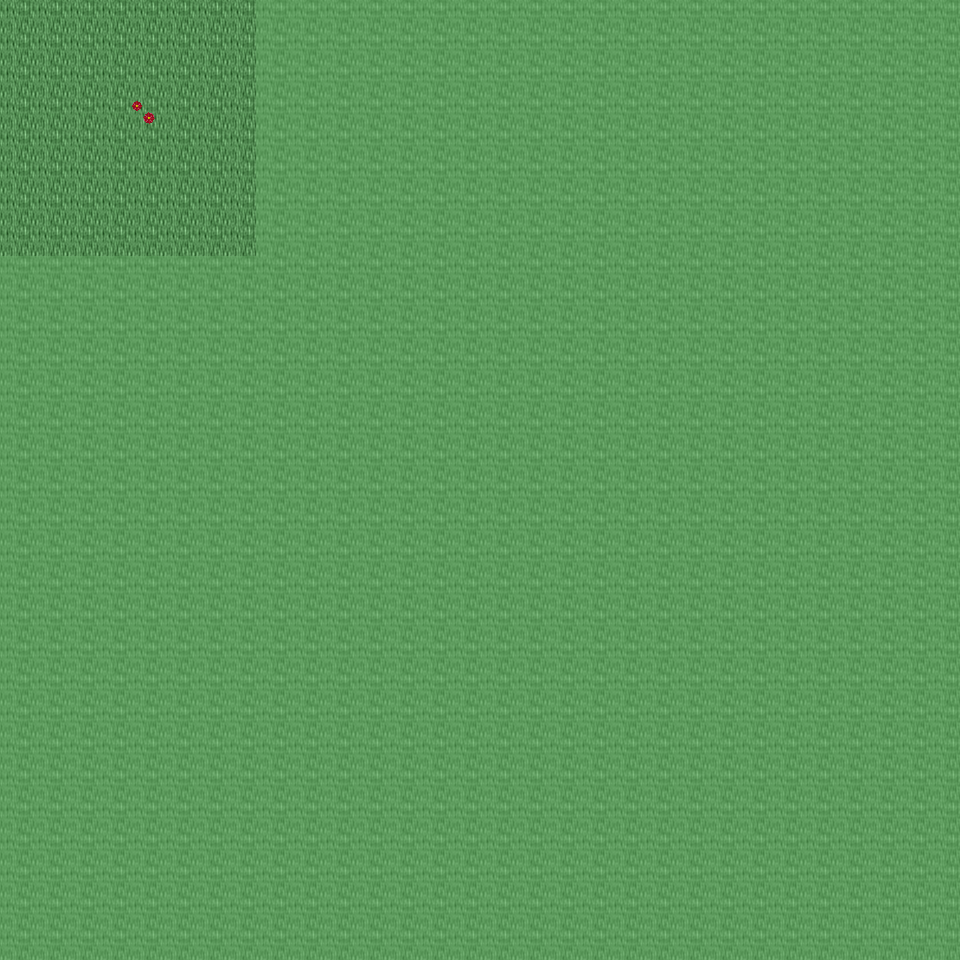

Below is a game level as drawn by its tile map, then a one-line description and the .tmx that defines it (tile-layer data replaced by summaries):
An orthogonal 30x30 tile map with 32x32 px tiles, 6 tile layers (Ground, Object, Object2, Above, ...), 30 tilesets and 2 objects (2x mapchange).

<map version="1.0" orientation="orthogonal" renderorder="right-down" width="30" height="30" tilewidth="32" tileheight="32" nextobjectid="3">
  <tileset firstgid="1" name="tileset_ground_ground" tilewidth="32" tileheight="32" tilecount="33" columns="3">
    <image source="../drawable/tileset_ground_ground.png" width="96" height="352" />
  </tileset>
  <tileset firstgid="34" name="tileset_ground_ridge_earth_dark" tilewidth="32" tileheight="32" tilecount="96" columns="12">
    <image source="../drawable/tileset_ground_ridge_earth_dark.png" width="384" height="256" />
  </tileset>
  <tileset firstgid="130" name="tileset_ground_ridge_earth_pale" tilewidth="32" tileheight="32" tilecount="96" columns="12">
    <image source="../drawable/tileset_ground_ridge_earth_pale.png" width="384" height="256" />
  </tileset>
  <tileset firstgid="226" name="tileset_ground_earth_edges" tilewidth="32" tileheight="32" tilecount="18" columns="6">
    <image source="../drawable/tileset_ground_earth_edges.png" width="192" height="96" />
  </tileset>
  <tileset firstgid="244" name="tileset_ground_rock_pebbles" tilewidth="32" tileheight="32" tilecount="3" columns="1">
    <image source="../drawable/tileset_ground_rock_pebbles.png" width="32" height="96" />
  </tileset>
  <tileset firstgid="247" name="tileset_plant_grasses" tilewidth="32" tileheight="32" tilecount="6" columns="3">
    <image source="../drawable/tileset_plant_grasses.png" width="96" height="64" />
  </tileset>
  <tileset firstgid="253" name="tileset_plant_flower_daisy_yellow" tilewidth="32" tileheight="32" tilecount="8" columns="2">
    <image source="../drawable/tileset_plant_flower_daisy_yellow.png" width="64" height="128" />
  </tileset>
  <tileset firstgid="261" name="tileset_plant_bush_bushes" tilewidth="32" tileheight="32" tilecount="10" columns="5">
    <image source="../drawable/tileset_plant_bush_bushes.png" width="160" height="64" />
  </tileset>
  <tileset firstgid="271" name="tileset_plant_flower_daisy_red" tilewidth="32" tileheight="32" tilecount="8" columns="2">
    <image source="../drawable/tileset_plant_flower_daisy_red.png" width="64" height="128" />
  </tileset>
  <tileset firstgid="279" name="tileset_plant_tree_tree_darkgreen" tilewidth="32" tileheight="32" tilecount="88" columns="8">
    <image source="../drawable/tileset_plant_tree_tree_darkgreen.png" width="256" height="352" />
  </tileset>
  <tileset firstgid="367" name="tileset_plant_flower_daisy_blue" tilewidth="32" tileheight="32" tilecount="8" columns="2">
    <image source="../drawable/tileset_plant_flower_daisy_blue.png" width="64" height="128" />
  </tileset>
  <tileset firstgid="375" name="tileset_item_corpse_skull_pale" tilewidth="32" tileheight="32" tilecount="2" columns="2">
    <image source="../drawable/tileset_item_corpse_skull_pale.png" width="64" height="32" />
  </tileset>
  <tileset firstgid="377" name="tileset_plant_vine" tilewidth="32" tileheight="32" tilecount="3" columns="1">
    <image source="../drawable/tileset_plant_vine.png" width="32" height="96" />
  </tileset>
  <tileset firstgid="380" name="tileset_plant_flower_daisy_white" tilewidth="32" tileheight="32" tilecount="8" columns="2">
    <image source="../drawable/tileset_plant_flower_daisy_white.png" width="64" height="128" />
  </tileset>
  <tileset firstgid="388" name="tileset_item_corpse_huge_animal" tilewidth="32" tileheight="32" tilecount="16" columns="2">
    <image source="../drawable/tileset_item_corpse_huge_animal.png" width="64" height="256" />
  </tileset>
  <tileset firstgid="404" name="tileset_building_fence_fence_chunky" tilewidth="32" tileheight="32" tilecount="21" columns="3">
    <image source="../drawable/tileset_building_fence_fence_chunky.png" width="96" height="224" />
  </tileset>
  <tileset firstgid="425" name="tileset_ground_eye" tilewidth="32" tileheight="32" tilecount="9" columns="3">
    <image source="../drawable/tileset_ground_eye.png" width="96" height="96" />
  </tileset>
  <tileset firstgid="434" name="tileset_logic_collision" tilewidth="32" tileheight="32" tilecount="1" columns="1">
    <image source="../drawable/tileset_logic_collision.png" width="32" height="32" />
  </tileset>
  <tileset firstgid="435" name="tileset_plant_tree_taller_trees" tilewidth="32" tileheight="32" tilecount="32" columns="8">
    <image source="../drawable/tileset_plant_tree_taller_trees.png" width="256" height="128" />
  </tileset>
  <tileset firstgid="467" name="tileset_plant_tree_spruce" tilewidth="32" tileheight="32" tilecount="6" columns="2">
    <image source="../drawable/tileset_plant_tree_spruce.png" width="64" height="96" />
  </tileset>
  <tileset firstgid="473" name="tileset_ground_blue_paving" tilewidth="32" tileheight="32" tilecount="2" columns="1">
    <image source="../drawable/tileset_ground_blue_paving.png" width="32" height="64" />
  </tileset>
  <tileset firstgid="475" name="tileset_ground_grass_edges" tilewidth="32" tileheight="32" tilecount="36" columns="12">
    <image source="../drawable/tileset_ground_grass_edges.png" width="384" height="96" />
  </tileset>
  <tileset firstgid="511" name="tileset_ground_grass_corners" tilewidth="32" tileheight="32" tilecount="24" columns="6">
    <image source="../drawable/tileset_ground_grass_corners.png" width="192" height="128" />
  </tileset>
  <tileset firstgid="535" name="tileset_building_house_pink_blue" tilewidth="32" tileheight="32" tilecount="99" columns="11">
    <image source="../drawable/tileset_building_house_pink_blue.png" width="352" height="288" />
  </tileset>
  <tileset firstgid="634" name="tileset_building_fence_stone_fence_white" tilewidth="32" tileheight="32" tilecount="9" columns="3">
    <image source="../drawable/tileset_building_fence_stone_fence_white.png" width="96" height="96" />
  </tileset>
  <tileset firstgid="643" name="tileset_plant_tree_pine_tree" tilewidth="32" tileheight="32" tilecount="20" columns="4">
    <image source="../drawable/tileset_plant_tree_pine_tree.png" width="128" height="160" />
  </tileset>
  <tileset firstgid="663" name="tileset_furniture_chair_bench_wooden" tilewidth="32" tileheight="32" tilecount="8" columns="2">
    <image source="../drawable/tileset_furniture_chair_bench_wooden.png" width="64" height="128" />
  </tileset>
  <tileset firstgid="671" name="tileset_item_postbox" tilewidth="32" tileheight="32" tilecount="4" columns="2">
    <image source="../drawable/tileset_item_postbox.png" width="64" height="64" />
  </tileset>
  <tileset firstgid="675" name="tileset_furniture_light_lamp_blue" tilewidth="32" tileheight="32" tilecount="3" columns="1">
    <image source="../drawable/tileset_furniture_light_lamp_blue.png" width="32" height="96" />
  </tileset>
  <tileset firstgid="678" name="tileset_plant_bushes_and_trees" tilewidth="32" tileheight="32" tilecount="144" columns="16">
    <image source="../drawable/tileset_plant_bushes_and_trees.png" width="512" height="289" />
  </tileset>
  <layer name="Ground" width="30" height="30">
    <data>[900 cells, 218 non-empty, 1 distinct tile ids]</data>
  </layer>
  <layer name="Object" width="30" height="30">
    <data>[900 cells, 0 non-empty, 0 distinct tile ids]</data>
  </layer>
  <layer name="Object2" width="30" height="30">
    <data>[900 cells, 7 non-empty, 4 distinct tile ids]</data>
  </layer>
  <layer name="Above" width="30" height="30">
    <data>[900 cells, 0 non-empty, 0 distinct tile ids]</data>
  </layer>
  <layer name="Above2" width="30" height="30">
    <data>[900 cells, 0 non-empty, 0 distinct tile ids]</data>
  </layer>
  <layer name="Walkable" width="30" height="30">
    <data>[900 cells, 836 non-empty, 1 distinct tile ids]</data>
  </layer>
  <objectgroup name="MapEvents">
    <!-- 2 objects omitted --></objectgroup>
</map>
<!-- 2 of 2 objects omitted -->
